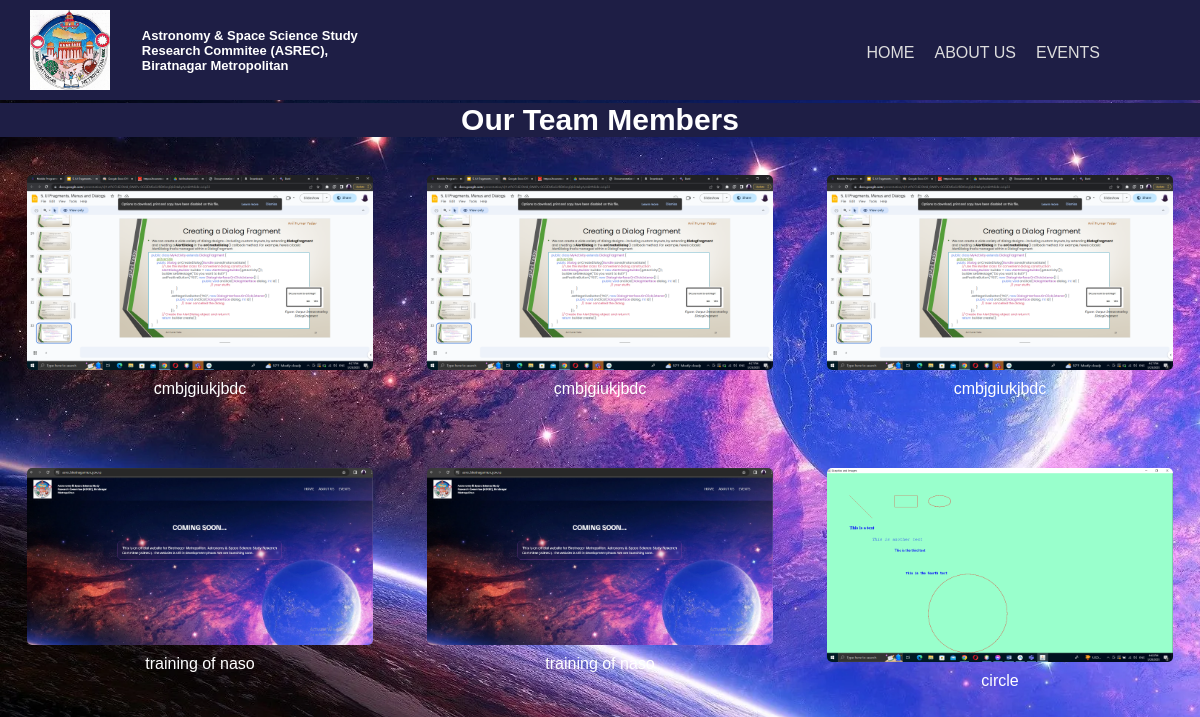
/displayteam/, run on the app's committed database.
### app/models.py (models this page shows, shortened)
class Team(models.Model):
    image = models.ImageField(upload_to='team_members/')
    description = models.TextField()

### app/views.py (the view)
# urls.py: path('displayteam/',views.displayTeam, name='displayTeam'),
def displayTeam(request):
    team=Team.objects.all().order_by('-id')
    return render(request, 'teams.html' , {"team_members":team} )

### app/templates/teams.html (shortened to what this page needs)
{% extends 'navigation.html'%}
{% load static %}
{% block body %}
<div class="container mt-5">
    <h4 class="text-center text-danger">Our Team Members</h4>
    <br>
    <div class="flex-container">
        {% for member in team_members %}
        <div class="team-member">
            <img src="{{ member.image.url}}"  alt="Team Member Image">
            <p>{{member.description}}</p>
        </div>
        {% endfor %}
    </div>
</div>
{% endblock %}

### app/templates/navigation.html (shortened to what this page needs)
{% load static %}
<html lang="en" class="hydrated"><head>
    <link rel="stylesheet" href="{% static 'css/style.css' %}">
    <link rel="stylesheet" href="{% static 'css/event.css' %}">
  </head>
  <body>
    <header class="main-header">
      <div class="logo">
        <a href="index.html">
          <img src="{% static 'images/biratnagarmun.jpeg' %}" alt="nepal-gov-emblem">
        </a>
        <h1>Astronomy &amp; Space Science Study Research Commitee (ASREC), Biratnagar Metropolitan  </h1>
      </div>
      <nav class="desktop-main-menu">
        <ul>
          <li><a href="/ ">Home</a></li>
          <li><a href="{% url 'about' %}">About Us</a></li>
          <li><a href="{% url 'displayEvent' %}">Events</a></li>
        </ul>
      </nav>
    </header>
 </body>
 </html>
 {% block body %}
{% endblock %}

### app/static/css/style.css (style rules this page uses)
.logo { display: flex; flex-direction: row; align-items: center; justify-content: flex-start; }
.logo img { display: block; width: 80px; height: auto; }
.logo h1 { margin-left: 5%; text-transform: capitalize; font-size: small; width: 40%; }
a { text-decoration: none; color: #ddd; }
* { margin: 0; padding: 0; box-sizing: border-box; }
li { text-align: -webkit-match-parent; }
ul { list-style: none; }
.main-header { position: relative; top: 0; left: 0; width: 100%; z-index: 3; display: flex; justify-content: space-between; align-items: center; text-transform: uppercase; height: 100px; padding: 0 30px; background: #1e1e45; }
header { position: relative; height: 100vh; z-index: 0; font-family: Calibri, Verdana, sans-serif; }
body { font-family: 'Familjen Grotesk', sans-serif; background-image: url("/static/images/planet.webp"); background-size: cover; color: #fff; }
.hydrated { visibility: inherit; }
*, *::before, *::after { margin: 0; padding: 0; box-sizing: border-box; }
img { overflow-clip-margin: content-box; overflow: clip; }
div { display: block; }
ul { list-style-type: none; }
li { padding: 0.5rem 0; cursor: pointer; }
nav { display: block; }
.desktop-main-menu { margin-right: 50px; }
ul { display: flex; list-style-type: none; padding: 0; }
li { margin-right: 10px; }
.main-header { position: relative; top: 0; left: 0; width: 100%; z-index: 3; display: flex; justify-content: space-between; align-items: center; text-transform: uppercase; height: 100px; padding: 0 30px; }
.desktop-main-menu ul { display: flex; justify-content: space-between; }
.desktop-main-menu ul li { position: relative; margin-right: 20px; padding-bottom: 2px; }
.desktop-main-menu ul li a::after { content: ''; position: absolute; bottom: 0; left: 0; width: 100%; height: 1px; background: #fff; transform: scaleX(0); transition: transform 0.6s cubic-bezier(0.19, 1, 0.22, 1); transform-origin: right center; }
header { position: relative; height: 100vh; z-index: 0; font-family: Calibri, Verdana, sans-serif; background-image: url('../img/planet-in-a-colorful-outer-space-1e4f2o2mmscz9h1b.webp'); }
header::before, header::after { content: ''; background-size:cover; }
header::before { position: fixed; width: 100%; z-index: -1; }
header::after { position: absolute; top: 0; right: 0; bottom: 0; left: 0; z-index: -1; }

### app/static/css/event.css (style rules this page uses)
* { margin: 0; padding: 0; box-sizing: border-box; }
.main-header { position: relative; top: 0; left: 0; width: 100%; z-index: 3; display: flex; justify-content: space-between; align-items: center; text-transform: uppercase; height: 100px; padding: 0 30px; background: #1e1e45; }

### app/templates/navigation.html (style rules this page uses)
.hydrated { visibility:inherit }
body { font-family: 'Familjen Grotesk', sans-serif; background-image: url("/static/images/planet.webp"); background-repeat: no-repeat; color: #fff; }

### app/templates/teams.html (style rules this page uses)
h4 { text-align: center; font-size: 30; border-width: 10; margin-top: -47px; background: #1e1e45; }
.container { margin-top: 50px; }
.flex-container { display: flex; justify-content: space-around; flex-wrap: wrap; }
.team-member { width: 386px; margin-bottom: 30px; padding: 20px; border-radius: 5px; text-align: center; }
.team-member img { width: 100%; height: auto; border-radius: 5px; }
.team-member p { margin-top: 10px; }

### data on the page
Team: image (picture), description "cmbjgiukjbdc"
Team: image (picture), description "cmbjgiukjbdc"
Team: image (picture), description "cmbjgiukjbdc"
Team: image (picture), description "training of naso"
Team: image (picture), description "training of naso"
Team: image (picture), description "circle"
